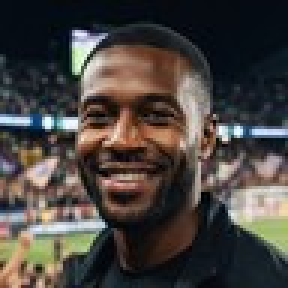
#> input picture assets/images/volt/fan-1.jpg, 96 x 96 px, given in place of p-33797659.jpg, which was not available (shown 3 times larger)
$ python volt.py
#> lines starting #> are read from the running program, lines starting #| are printed output that depends on the picture
"""
Bake the Voltline board's photography (ecommerce-app/02).

    python tools/bake/volt.py

Sources are free-licensed Pexels frames in `tools/bake/sources/volt/`,
credited per showcase in `assets/images/<slug>/CREDITS.md`.

**A category tile is a picture, not an icon** (I4). The board's category row is
five product shots on discs, and drawing them as SVG would produce a row of
cartoons where the design had products — the single thing that most makes a
screen read as a toy.

**Every frame was rejected or kept on a 1:1 look for other brands' marks**, not
on a contact sheet. Rejected here: a case carrying a maker's "G", a watch whose
face is a specific product, a photograph with "iPhone" set in the frame, and a
camera shop sign. The board itself sells a named console and two named phones;
none of that is reproduced (I1).

Everything is written as JPEG. The Pexels CDN content-negotiates to AVIF when
asked, and Metro cannot bundle AVIF — it would pass every check here and fail
at `expo export`.
"""

import os

from PIL import Image

SRC = os.path.join('tools', 'bake', 'sources', 'volt')
OUT = os.path.join('assets', 'images')


def _save(crop, size, dest, bg=None):
    tw, th = size
    scale = max(tw / crop.width, th / crop.height)
    crop = crop.resize((max(1, round(crop.width * scale)), max(1, round(crop.height * scale))),
                       Image.LANCZOS)
    left = int((crop.width - tw) / 2)
    top = int((crop.height - th) / 2)
    crop = crop.crop((left, top, left + tw, top + th))

    path = os.path.join(OUT, dest)
    os.makedirs(os.path.dirname(path), exist_ok=True)
    crop.save(path, 'JPEG', quality=88, optimize=True)
    print('%-28s %dx%d' % (dest, tw, th))


def cut(pid, box, size, dest):
    """Crop `box` (fractions of w/h) out of a source and cover-fit it."""
    im = Image.open(os.path.join(SRC, '%s.jpg' % pid)).convert('RGB')
    w, h = im.size
    x0, y0, x1, y1 = box
    _save(im.crop((int(w * x0), int(h * y0), int(w * x1), int(h * y1))), size, dest)


def square(pid, cx, cy, frac, size, dest):
    """Crop a square of `frac` of the shorter edge, centred on (cx, cy)."""
    im = Image.open(os.path.join(SRC, '%s.jpg' % pid)).convert('RGB')
    w, h = im.size
    side = int(min(w, h) * frac)
    x = max(0, min(int(w * cx - side / 2), w - side))
    y = max(0, min(int(h * cy - side / 2), h - side))
    _save(im.crop((x, y, x + side, y + side)), size, dest)


CUTS = [
    # volthome - the promo, two flash-sale products.
    ('p-33797659', (0.06, 0.06, 0.94, 0.94), (520, 520), 'volthome/f1.jpg'),
    ('p-1697570', (0.10, 0.04, 0.90, 0.96), (520, 520), 'volthome/f2.jpg'),
    ('p-8858287', (0.04, 0.10, 0.96, 0.90), (520, 520), 'volthome/f3.jpg'),
    ('p-5474290', (0.10, 0.08, 0.98, 0.92), (520, 520), 'volthome/f4.jpg'),

    # voltitem - the gallery.
    ('p-210927', (0.04, 0.04, 0.96, 0.96), (860, 760), 'voltitem/g1.jpg'),
    ('p-3989380', (0.08, 0.02, 0.92, 0.94), (860, 760), 'voltitem/g2.jpg'),
    ('p-6864495', (0.00, 0.18, 0.72, 1.00), (860, 760), 'voltitem/g3.jpg'),

    # voltcart - the line items, square thumbnails.
    ('p-210927', (0.10, 0.08, 0.90, 0.92), (260, 260), 'voltcart/c1.jpg'),
    ('p-1697570', (0.10, 0.04, 0.90, 0.96), (260, 260), 'voltcart/c2.jpg'),
    ('p-33797659', (0.06, 0.06, 0.94, 0.94), (260, 260), 'voltcart/c3.jpg'),
    ('p-5474290', (0.10, 0.08, 0.98, 0.92), (260, 260), 'voltcart/c4.jpg'),
]

SQUARES = [
    # volthome - five category tiles. Photographs, not drawn marks (I4).
    ('p-8866731', 0.50, 0.50, 0.86, (200, 200), 'volthome/c-audio.jpg'),
    ('p-1697570', 0.46, 0.50, 0.80, (200, 200), 'volthome/c-wear.jpg'),
    ('p-5474290', 0.52, 0.52, 0.86, (200, 200), 'volthome/c-laptop.jpg'),
    ('p-29293968', 0.50, 0.50, 0.90, (200, 200), 'volthome/c-camera.jpg'),
    ('p-8858287', 0.52, 0.50, 0.86, (200, 200), 'volthome/c-acc.jpg'),
]


if __name__ == '__main__':
    for job in CUTS:
        cut(*job)
#> in cut, im is the input picture: PIL image 96x96 RGB; mean R, G, B 72.8, 67.7, 64
#> in _save, `crop = crop.resize((max(1, round(crop.width * scale)), max(1, round(cr..`:
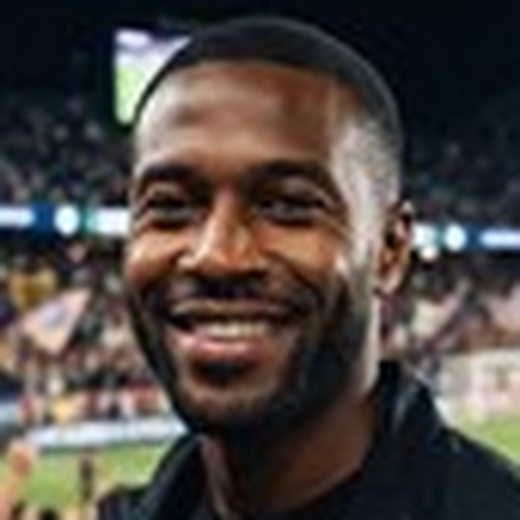
#> crop: PIL image 520x520 RGB; mean R, G, B 78.2, 71.1, 66.3
#> pass 2 of the loop `for job in CUTS:`:
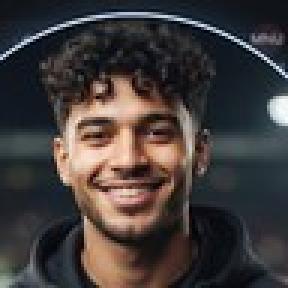
#> input picture assets/images/volt/fan-2.jpg, 96 x 96 px, given in place of p-1697570.jpg, which was not available (shown 3 times larger)
#> in cut, im is the input picture: PIL image 96x96 RGB; mean R, G, B 66.2, 60.4, 59.5
#> in _save (call 2), `crop = crop.resize((max(1, round(crop.width * scale)), max(1, round(cr..`:
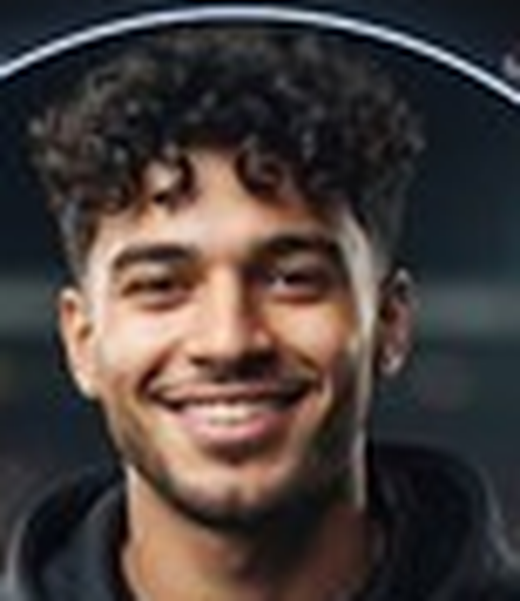
#> crop: PIL image 520x601 RGB; mean R, G, B 72.4, 63.2, 60.5
#> in _save (call 2), `crop = crop.crop((left, top, left + tw, top + th))`:
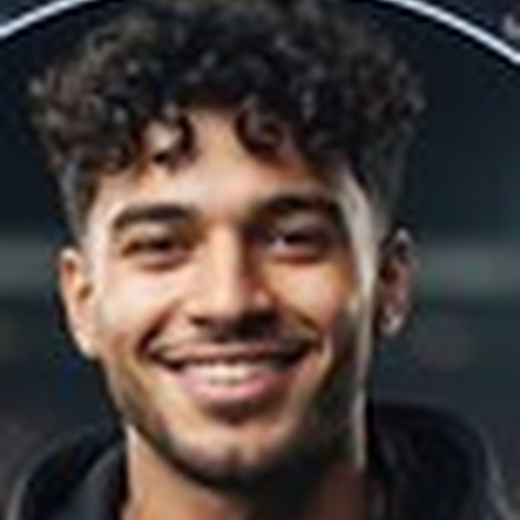
#> crop: PIL image 520x520 RGB; mean R, G, B 74.6, 64.3, 60.8
#> (the run stopped early here; a loop or call above may not have finished)
